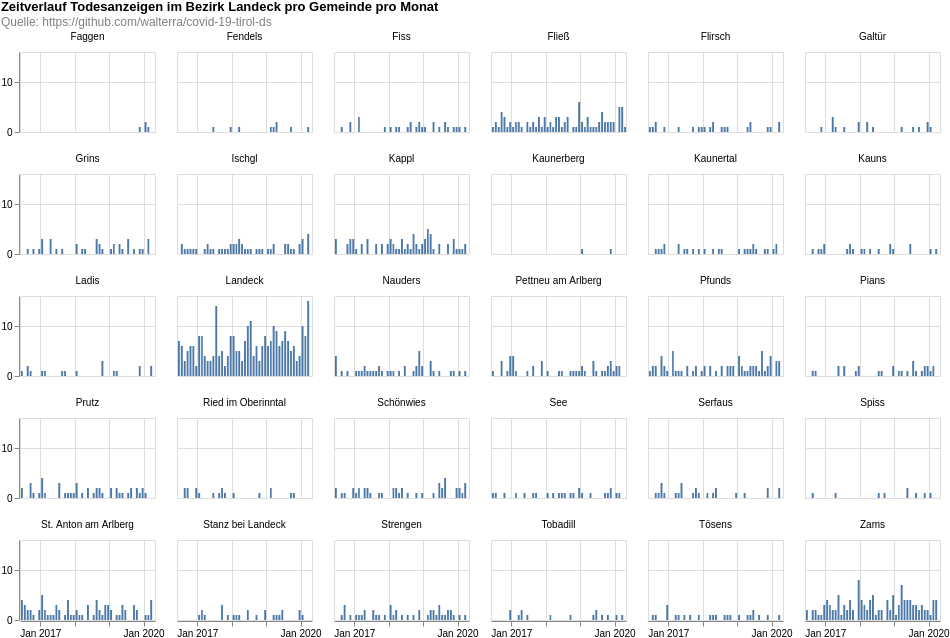

The specification (Vega-Lite) saved for this image:
### Vega-Lite specification from a JSON file in a GitHub repository (floating-point values rounded to 4 significant figures; data arrays with more than 128 entries replaced by an {"elided": "..."} marker saying what was removed)
{"config": {"view": {"continuousWidth": 400, "continuousHeight": 300}}, "data": {"name": "data-9dc8cd3cff7fb610ec544feb56cd0f2f"}, "facet": {"type": "nominal", "field": "municipaly", "title": null}, "spec": {"layer": [{"mark": "bar", "encoding": {"tooltip": [{"type": "temporal", "field": "date", "timeUnit": "yearmonth"}, {"type": "quantitative", "aggregate": "sum", "field": "count"}], "x": {"type": "temporal", "field": "date", "timeUnit": "yearmonth", "title": null}, "y": {"type": "quantitative", "aggregate": "sum", "field": "count", "title": null}}, "height": 80, "width": 135}]}, "columns": 6, "padding": 0, "title": {"text": ["Zeitverlauf Todesanzeigen im Bezirk Landeck pro Gemeinde pro Monat"], "subtitle": ["Quelle: https://github.com/walterra/covid-19-tirol-ds"], "color": "black", "subtitleColor": "gray"}, "$schema": "https://vega.github.io/schema/vega-lite/v4.0.2.json", "datasets": {"data-9dc8cd3cff7fb610ec544feb56cd0f2f": {"elided": "1296 records"}}}
